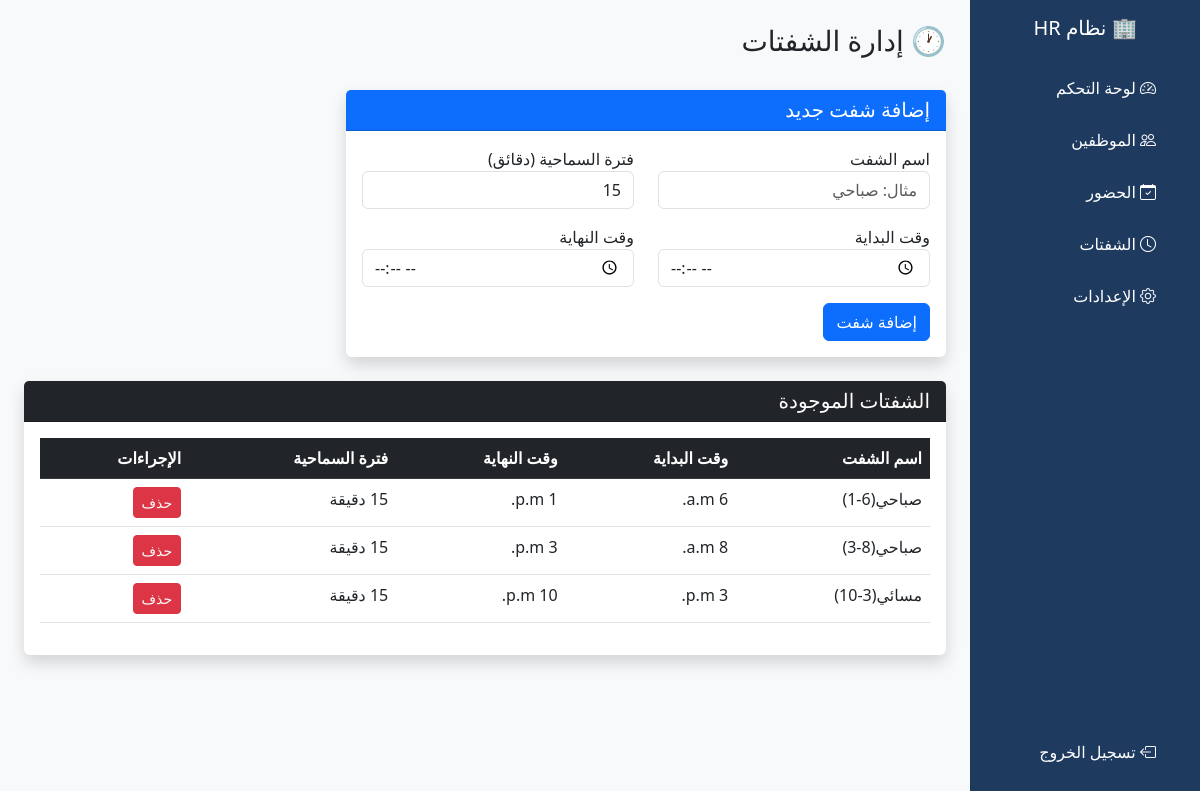
The page /shifts/ (signed in) on the database its author committed.
### employees/models.py (models this page shows, shortened)
class Shift(models.Model):
    name = models.CharField(max_length=50)
    start_time = models.TimeField()
    end_time = models.TimeField()
    grace_period = models.IntegerField(default=15)

### employees/views.py (the view, shortened to what this page needs)
# urls.py: path('shifts/', views.shift_list, name='shift_list'),
@login_required
def shift_list(request):
    shifts = Shift.objects.all()
    return render(request, 'employees/shifts.html', {'shifts': shifts})

### employees/templates/employees/shifts.html (shortened to what this page needs)
<!DOCTYPE html>
<html lang="ar" dir="rtl">
<head>
    <link href="https://cdn.jsdelivr.net/npm/bootstrap@5.3.0/dist/css/bootstrap.min.css" rel="stylesheet">
    <link href="https://cdn.jsdelivr.net/npm/bootstrap-icons@1.10.0/font/bootstrap-icons.css" rel="stylesheet">
</head>
<body class="bg-light">
<div class="d-flex">
    <div class="sidebar p-3" style="width: 230px;">
        <h5 class="text-white text-center mb-4">🏢 نظام HR</h5>
        <a href="{% url 'dashboard' %}"><i class="bi bi-speedometer2 me-2"></i> لوحة التحكم</a>
        <a href="{% url 'employee_list' %}"><i class="bi bi-people me-2"></i> الموظفين</a>
        <a href="{% url 'attendance_list' %}"><i class="bi bi-calendar-check me-2"></i> الحضور</a>
        <a href="{% url 'shift_list' %}"><i class="bi bi-clock me-2"></i> الشفتات</a>
        <a href="{% url 'work_settings' %}"><i class="bi bi-gear me-2"></i> الإعدادات</a>
        <a href="{% url 'logout' %}" style="position: absolute; bottom: 20px;">
            <i class="bi bi-box-arrow-left me-2"></i> تسجيل الخروج
        </a>
    </div>
    <div class="flex-grow-1 p-4">
        <div class="d-flex justify-content-between align-items-center mb-4">
            <h3>🕐 إدارة الشفتات</h3>
        </div>
        <div class="card shadow border-0 mb-4" style="max-width: 600px;">
            <div class="card-header bg-primary text-white">
                <h5 class="mb-0">إضافة شفت جديد</h5>
            </div>
            <div class="card-body">
                <form method="post">
                    <div class="row">
                        <div class="col-md-6 mb-3">
                            <label>اسم الشفت</label>
                            <input type="text" name="name" class="form-control" placeholder="مثال: صباحي" required>
                        </div>
                        <div class="col-md-6 mb-3">
                            <label>فترة السماحية (دقائق)</label>
                            <input type="number" name="grace_period" class="form-control" value="15" min="0" max="60">
                        </div>
                        <div class="col-md-6 mb-3">
                            <label>وقت البداية</label>
                            <input type="time" name="start_time" class="form-control" required>
                        </div>
                        <div class="col-md-6 mb-3">
                            <label>وقت النهاية</label>
                            <input type="time" name="end_time" class="form-control" required>
                        </div>
                    </div>
                    <button type="submit" class="btn btn-primary">إضافة شفت</button>
                </form>
            </div>
        </div>
        <div class="card shadow border-0">
            <div class="card-header bg-dark text-white">
                <h5 class="mb-0">الشفتات الموجودة</h5>
            </div>
            <div class="card-body">
                <table class="table table-hover">
                    <thead class="table-dark">
                        <tr>
                            <th>اسم الشفت</th>
                            <th>وقت البداية</th>
                            <th>وقت النهاية</th>
                            <th>فترة السماحية</th>
                            <th>الإجراءات</th>
                        </tr>
                    </thead>
                    <tbody>
                        {% for shift in shifts %}
                        <tr>
                            <td>{{ shift.name }}</td>
                            <td>{{ shift.start_time }}</td>
                            <td>{{ shift.end_time }}</td>
                            <td>{{ shift.grace_period }} دقيقة</td>
                            <td>
                                <a href="{% url 'shift_delete' shift.pk %}" class="btn btn-sm btn-danger">حذف</a>
                            </td>
                        </tr>
                        {% empty %}
                        <tr>
                            <td colspan="5" class="text-center text-muted">لا توجد شفتات — أضف شفت جديد</td>
                        </tr>
                        {% endfor %}
                    </tbody>
                </table>
            </div>
        </div>
    </div>
</div>
</body>
</html>

### employees/templates/employees/shifts.html (style rules this page uses)
.sidebar { min-height: 100vh; background: #1e3a5f; }
.sidebar a { color: #fff; text-decoration: none; display: block; padding: 12px 20px; border-radius: 8px; margin: 4px 0; }

### rows shown on the page
Shift: name "صباحي(6-1)", start_time "6 a.m.", end_time "1 p.m."
Shift: name "صباحي(8-3)", start_time "8 a.m.", end_time "3 p.m."
Shift: name "مسائي(3-10)", start_time "3 p.m.", end_time "10 p.m."
